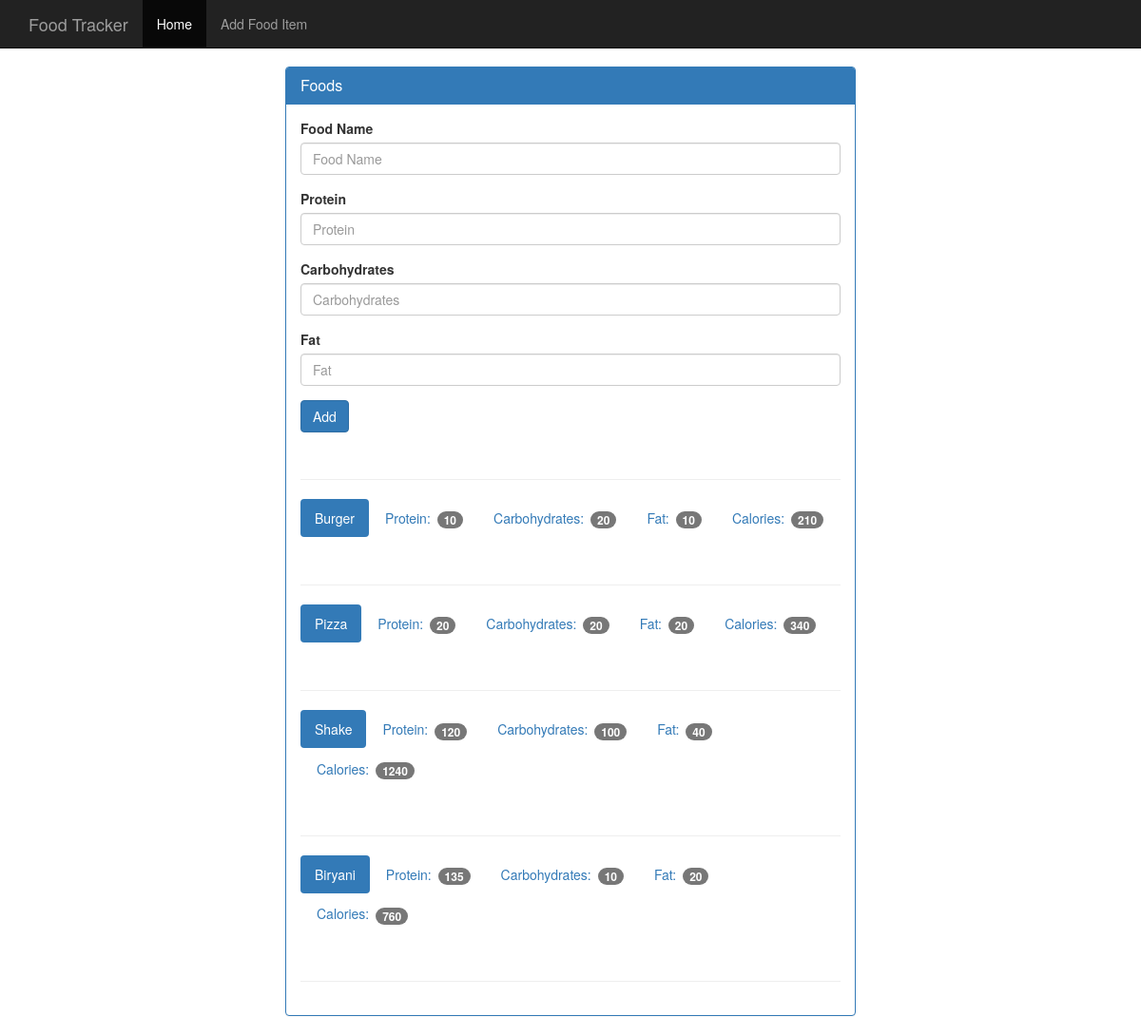
The app's page /food with its own data.
### tables this page shows
CREATE TABLE food(
    id INTEGER PRIMARY KEY AUTOINCREMENT,
    food_name text NOT NULL,
    protein integer NOT NULL,
    carbohydrates integer NOT NULL,
    fat integer NOT NULL,
    calories integer NOT NULL
);

### app.py (the view, shortened to what this page needs)
@app.route('/food',methods=['GET','POST'])
def food():
    db = get_db()
    cur = db.execute('select  * from food')
    result = cur.fetchall()
    return render_template('add_food.html',food_items = result)

### database.py (called while the page is built)
def connect_db():
    sql = sqlite3.connect('food_log.db')
    sql.row_factory = sqlite3.Row
    return sql

def get_db():
    if not hasattr(g,'sqlite3_db'):
        g.sqlite3_db=connect_db()
    return g.sqlite3_db

### templates/add_food.html
{% extends 'Base_template.html'%}
    {% block context%}
    <div class="container theme-showcase col-sm-6 col-sm-offset-3" role="main">
      <div class="row">
        <div>
          <div class="panel panel-primary">
            <div class="panel-heading">
              <h3 class="panel-title">Foods</h3>
            </div>
            <div class="panel-body">
              <form method="POST" action="{{url_for('food')}}">
                <div class="form-group">
                  <label for="food-name">Food Name</label>
                  <input type="text" class="form-control" id="food-name" name="name" placeholder="Food Name">
                </div>
                <div class="form-group">
                  <label for="protein">Protein</label>
                  <input type="number" class="form-control" id="protein" name="protein" placeholder="Protein">
                </div>
                <div class="form-group">
                  <label for="carbohydrates">Carbohydrates</label>
                  <input type="number" class="form-control" id="carbohydrates" name="carbohydrates" placeholder="Carbohydrates">
                </div>
                <div class="form-group">
                  <label for="fat">Fat</label>
                  <input type="number" class="form-control" id="fat" name ="fat" placeholder="Fat">
                </div>
                <button type="submit" class="btn btn-primary">Add</button>
              </form>
              <div class="page-header"></div>
              {% for item in food_items %}
                <ul class="nav nav-pills" role="tablist">
                  <li class="active"><a>{{item.food_name}}</a></li>
                  <li><a>Protein: <span class="badge">{{item.protein}}</span></a></li>
                  <li><a>Carbohydrates: <span class="badge">{{item.carbohydrates}}</span></a></li>
                  <li><a>Fat: <span class="badge">{{item.fat}}</span></a></li>
                  <li><a>Calories: <span class="badge">{{item.calories}}</span></a></li>
                </ul>
              <div class="page-header"></div>
              {% endfor%}
            </div>
          </div>
        </div>
      </div>
    </div>
    {%endblock%}

### static/theme.css (style rules this page uses)
body { padding-top: 70px; padding-bottom: 30px; }

### records on screen
food: food_name "Burger", protein "10", carbohydrates "20", fat "10", calories "210"
food: food_name "Pizza", protein "20", carbohydrates "20", fat "20", calories "340"
food: food_name "Shake", protein "120", carbohydrates "100", fat "40", calories "1240"
food: food_name "Biryani", protein "135", carbohydrates "10", fat "20", calories "760"
